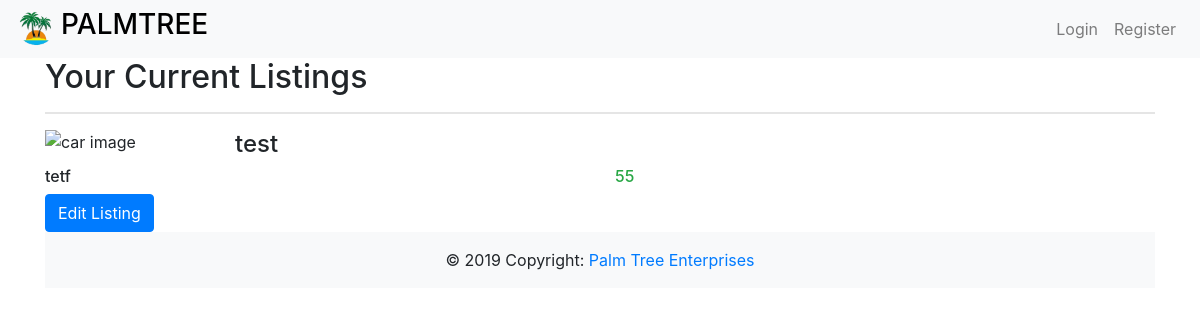
The page /manage on the database as committed earlier.
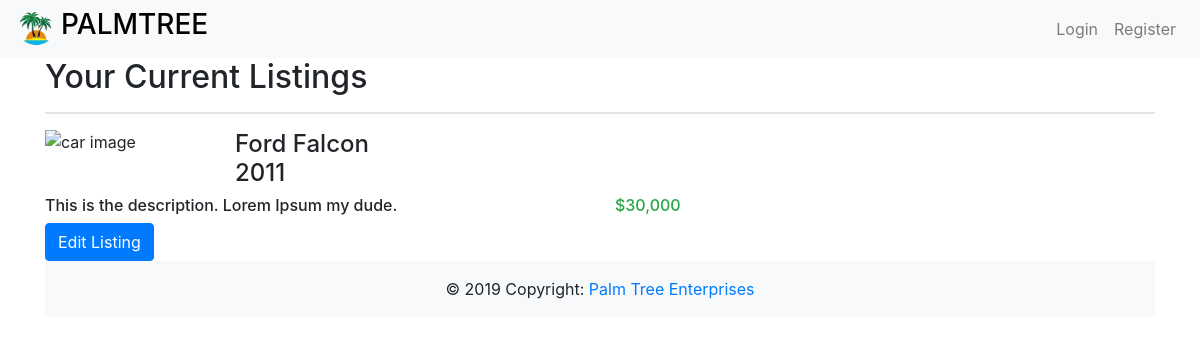
The same page on the database as committed later.
### palmtree/models.py (models this page shows, shortened)
class Listing(db.Model):
    __tablename__ = 'listings'
    id = db.Column(db.Integer, primary_key=True)
    description = db.Column(db.String(200))
    title = db.Column(db.String(80))
    image = db.Column(db.String(400))
    price = db.Column(db.String(5))
    category = db.Column(db.String(80))
    created_by = db.Column(db.Integer, db.ForeignKey('users.userID'))
    created_at = db.Column(db.String(80))

### palmtree/manage.py (the view)
@bp.route('/manage', methods=['GET', 'POST'])
def manage():
    form = ListingForm()
    listing = Listing.query.all()
    print('Method type: ', request.method)
    listing = Listing.query.filter_by(id=1).first()
    if request.method == "POST":
        listing.title = form.title.data
        listing.description = form.description.data
        listing.price = form.price.data
        listing.category = form.category.data
        db.session.commit()
    return render_template('manage.html', form=form, listing=listing)

### palmtree/templates/manage.html (shortened to what this page needs)
{% extends 'base.html' %} {% import "bootstrap/wtf.html" as wtf %}  {% block content %}
<body>
<div class="container">
  <h2>Your Current Listings</h2>
    <hr style="border-width: 2px;;">
  <div class="row">
    <div class="col-sm-2">
      <img src="{{listing.image}}" alt="car image">
   </div>
    <div class="col-sm-2">
      <h4>{{listing.title}}</h4>
    </div>
  </div>
  <div class="row">
    <div class="col-sm-6">
      <h6>{{listing.description}}</h6>
    </div>
    <div class="col-sm-2">
      <h6 class="text-success">{{listing.price}}</h6>
    </div>
  </div>
  <button type="button" class="btn btn-primary" data-toggle="modal" data-target="#exampleModalLong">
    Edit Listing
  </button>
</body>
{% endblock %}

Rows that differ between the two databases and show on the page:
changed Listing: title "test" → "Ford Falcon 2011"; description "tetf" → "This is the description. Lorem Ipsum my dude."; price "55" → "$30,000"
